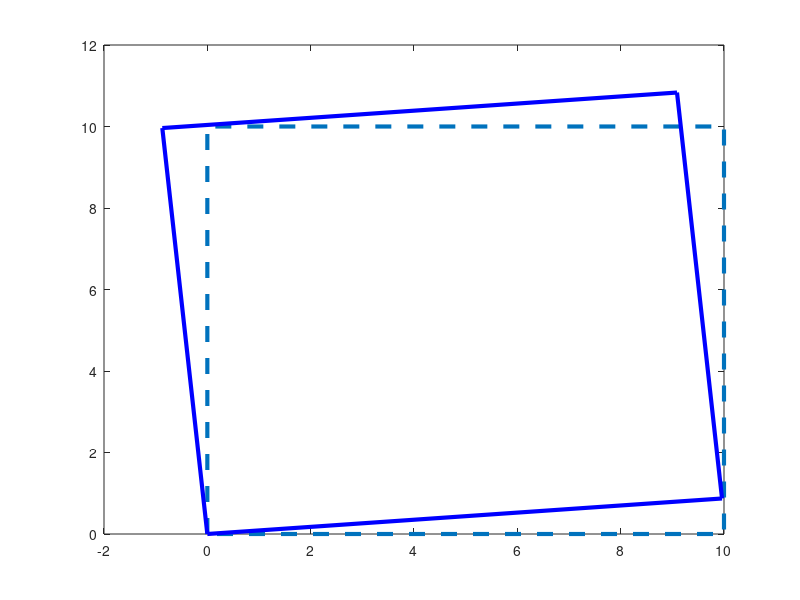

MATLAB code to generate this figure:
function [] = transformations_2_D()
	disp("**************************************************************************")
	
	input_matrix = [0 0 1; 0 10 1; 10 10 1; 10 0 1 ; 0 0 1];
	disp("\nEnter your choice:\n1. Translation\n2. Scaling\n3. ReflectAroundX\n4. ShearaboutY\n5. Rotate\n");
	choice = input("Your choice : ");
	
	temp_matrix = [1 0 0; 0 1 0 ; 0 0 1];
	identity_matrix = [1 0 0; 0 1 0 ; 0 0 1];

	if(choice <= 5)
		if(choice==1)
			translate_x = input('Enter translate_x : ');
            		translate_y = input('Enter translate_y : ');
            		temp_matrix = [1 0 translate_x ; 0 1 translate_y ; 0 0 1];
		end

		if(choice==2)
			scale_factor_x = input('Enter scale_factor_x : ');
            		scale_factor_y = input('Enter scale_factor_y : ');
            		temp_matrix = [scale_factor_x 0 0 ; 0 scale_factor_y 0 ; 0 0 1];
            	end

            	if(choice==3)
            		temp_matrix = [1 0 0 ; 0 -1 0 ; 0 0 1];
            	end

            	if(choice==4)
            		shear_factor = input('Enter the shearing factor : ');
            		temp_matrix = [1 0 0 ; shear_factor 1 0 ; 0 0 1];
            	end

            	if(choice==5)
            		theta= input('Enter the rotation_angle : ');
            		theta = (theta*3.14159265) / 180 ;
			%theta = theta*_x;
            		temp_matrix = [cos(theta) -sin(theta) 0;
            				sin(theta) cos(theta) 0;
            				0 0 1];
            	end
        else
        	disp("\nYou choosed an invalid choice\n")
	end

	 

 	trans = transpose(temp_matrix);
 	final = input_matrix*trans;
      plot(input_matrix(:,1),input_matrix(:,2),'--','LineWidth', 3);
      hold on
      plot(final(:,1),final(:,2),'b-','LineWidth', 3);